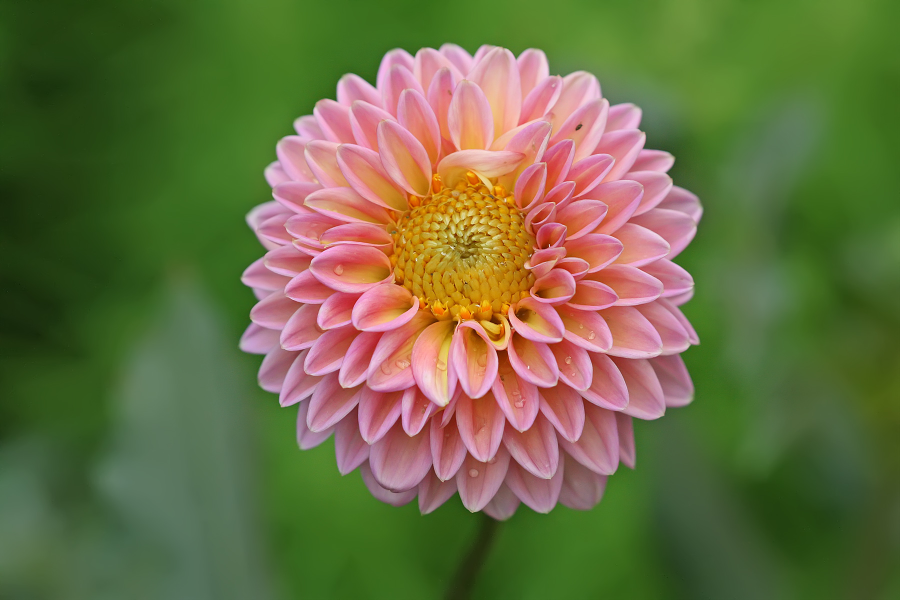
%> input picture 2 Rotate Scale Translate/flower.jpg, 1800 x 1200 px (shown at 1/2 size)
$ octave RotateScaleTranslate.m   (GNU Octave 9; MATLAB toolbox functions it lacks are replaced by stand-ins)
%> lines starting %> are read from the running program, lines starting %| are printed output that depends on the picture
OriginalImage = imread('C:\Users\Student\Downloads\flower.jpg');
%> OriginalImage is the input picture: size 1200x1800x3 uint8; mean R, G, B 106.3, 110.1, 67.3
subplot(2,2,1); imshow(OriginalImage);
title("Original Image");

scale = 0.75;
ScaledImage = imresize(OriginalImage, scale);
subplot(2,2,2); imshow(ScaledImage);
title("Scaled Image");

deg = 25;
RotatedImage = imrotate(OriginalImage, deg);
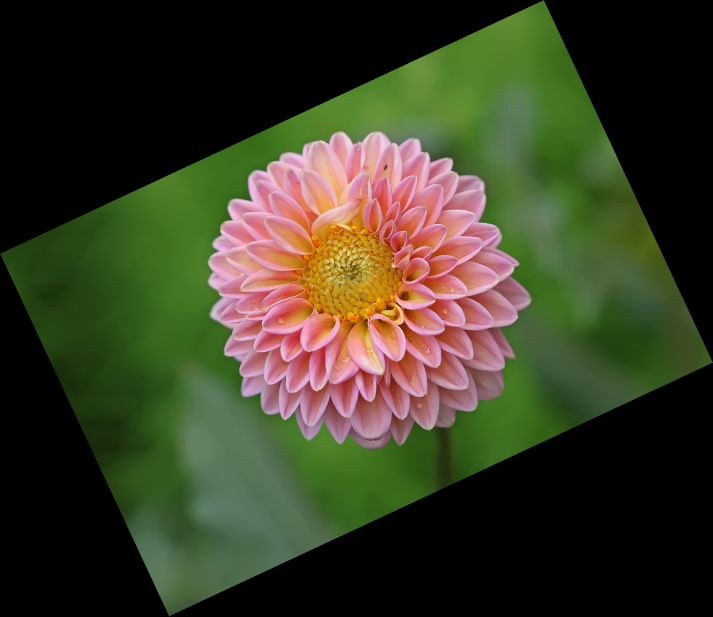
%> RotatedImage: size 1849x2139x3 uint8 (shown at 1/3 size); mean R, G, B 58.1, 60.1, 36.7
subplot(2,2,3); imshow(RotatedImage);
title("Rotated Image");

TranslateImage = imtranslate(OriginalImage, [25, 25], "OutputView", "full");
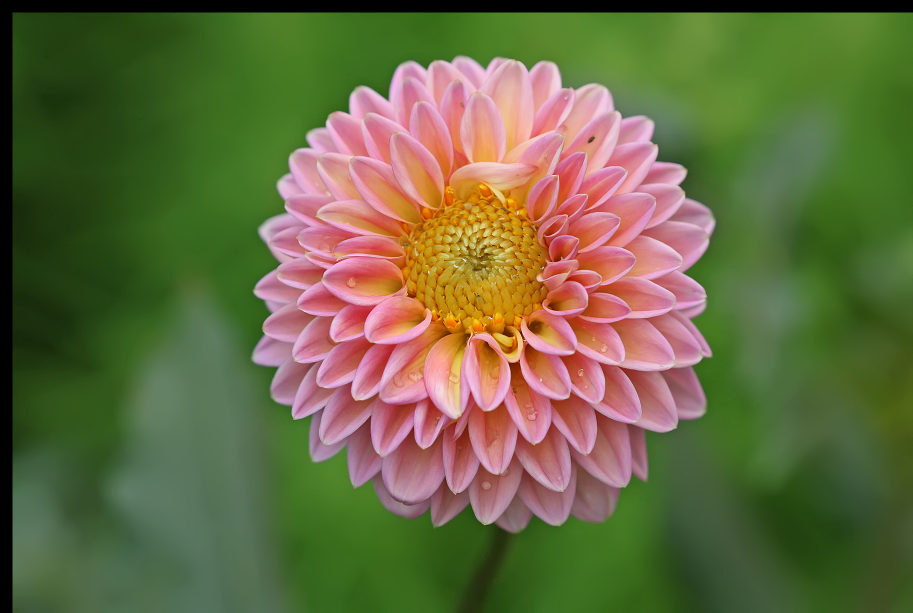
%> TranslateImage: size 1225x1825x3 uint8 (shown at 1/2 size); mean R, G, B 102.7, 106.3, 65
subplot(2,2,4); imshow(TranslateImage);
title("Translated Image");
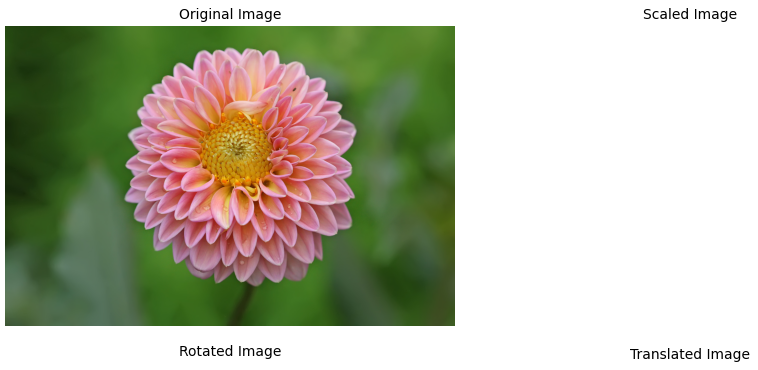
%> figure redrawn from the program's plot data, 4 panels
